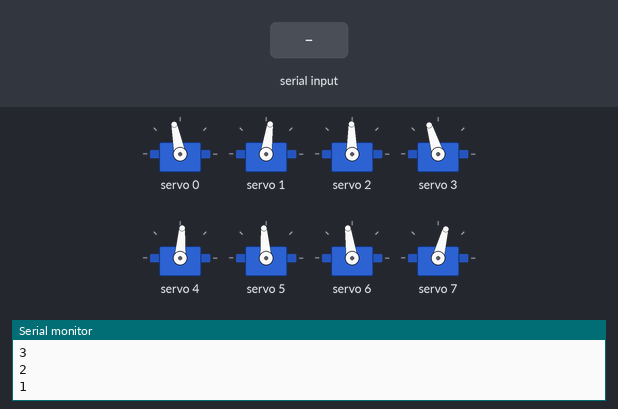
A sketch run on a simulated ESP32. Parts: 8 × servo, the last lines printed to the serial monitor. Inputs (shaded band) come from the test bench.

Above: at 12.2 s.
12.3 s: "2" received over Serial
At 13.37 s:
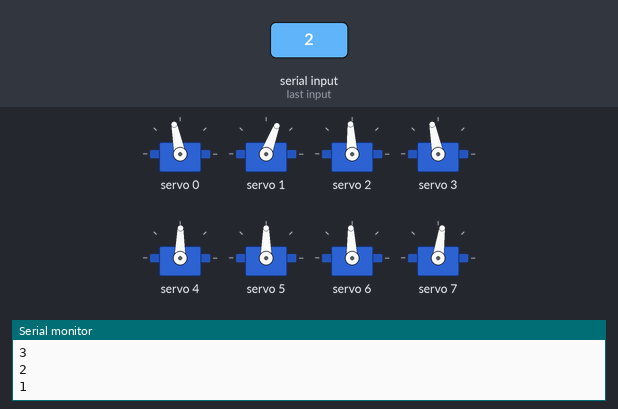
15.3 s: "1" received over Serial
18.3 s: "0" received over Serial
At 19.4 s:
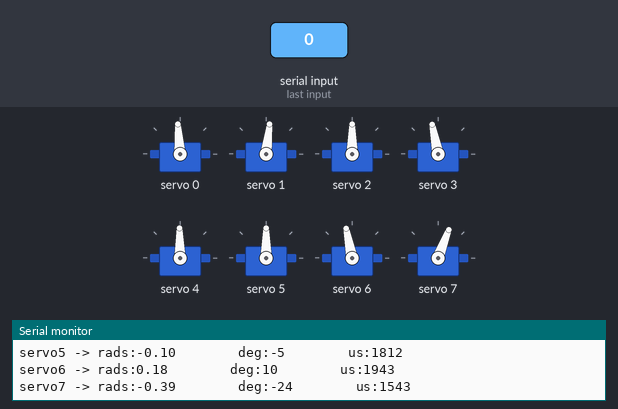
Timing chart, 0 to 21.3 s (numbered marks = the images above; inputs shaded):
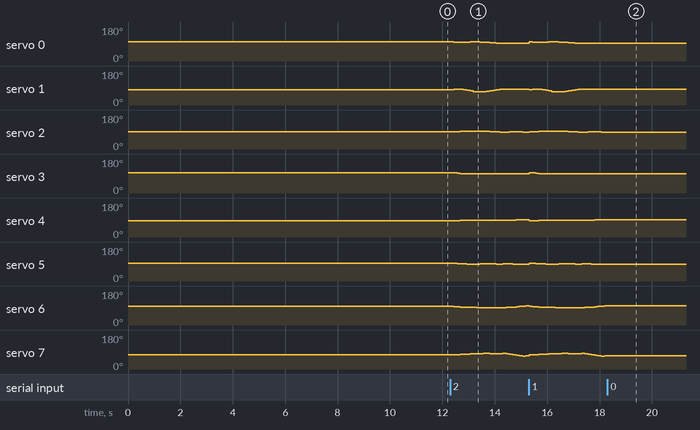

The sketch:

2D_SS_lift_40.ino
```cpp
// HOW TO:
// ------------------------------
// Serial input = 2 -> Steps through gait sequence once and stops at the end.
// Serial input = 1 -> Steps through gait sequence in a loop.
// Serial input = 0 -> Stops infinite loop at the node where it is at that moment

//Gait template
#include <Wire.h>
#include <Adafruit_PWMServoDriver.h>

Adafruit_PWMServoDriver pca9685 = Adafruit_PWMServoDriver();

#define SERVO_FREQ 300
#define SER0 0 //Hip 1
#define SER1 1 //Knee 1
#define SER2 2 //Hip 2
#define SER3 3 //Knee 2
#define SER4 4 //Hip 3
#define SER5 5 //Knee 3
#define SER6 6 //Hip 4
#define SER7 7 //Knee 4

// Insert servo angles here:
// For 3D gaits, these angles are obtained from linearisation.py
// For 2D gaits, these angles are obtained from 2D_trajectory_reader.py
float SS_servo0[] = {-0.18160258, -0.16336896, -0.15228846, -0.14815912, -0.15488968, -0.16667048, -0.17805836, -0.1865724 , -0.18584099, -0.17364615, -0.15246972, -0.12371407, -0.09054528, -0.05513506, -0.02137147, -0.00412852, -0.00100327, -0.00349274, -0.00790118, -0.01159637, -0.0138152 , -0.01544755, -0.02094055, -0.03062243, -0.04356745, -0.05639576, -0.06823504, -0.07952678, -0.08770502, -0.08835602, -0.08148807, -0.06931293, -0.0608375 , -0.05806813, -0.05632488, -0.057133, -0.05805432, -0.05897564, -0.05989695, -0.06107532, -0.06884572, -0.07661613, -0.08438654, -0.09254415, -0.09588006, -0.10172606, -0.10767531, -0.12209132, -0.13492443, -0.14107251, -0.14045789, -0.13542155, -0.12824627, -0.12187673, -0.12041023, -0.12248279, -0.12572501, -0.12555663, -0.12800129, -0.13090096, -0.1376827 , -0.14552061, -0.15620261, -0.17341767};
float SS_servo1[] = {0.1508715 , 0.10778025, 0.08387534, 0.09256769, 0.14845017, 0.22944068, 0.31349508, 0.39020357, 0.44339306, 0.45245745, 0.43513638, 0.38365979, 0.31103284, 0.23204018, 0.15833055, 0.117556  , 0.1041514 , 0.09930862, 0.10239819, 0.10411303, 0.10358068, 0.10034586, 0.10418547, 0.11776537, 0.13710111, 0.1559923 , 0.17298075, 0.18612364, 0.1921884 , 0.18764174, 0.16453727, 0.13017972, 0.10667522, 0.09301792, 0.08327924, 0.07913214, 0.07523312, 0.0713341 , 0.06743507, 0.06406412, 0.07423551, 0.0844069 , 0.09457829, 0.10554348, 0.10685491, 0.11303812, 0.12000808, 0.14435928, 0.16679884, 0.17267818, 0.16271981, 0.14757089, 0.12818153, 0.11084482, 0.10248843, 0.10162255, 0.10183578, 0.09499622, 0.09338261, 0.09256072, 0.09849381, 0.10489672, 0.11355433, 0.14033708};
float SS_servo2[] = {-0.09868057, -0.08681157, -0.06986857, -0.05360028, -0.04637416, -0.04501946, -0.0478496 , -0.05415157, -0.05555057, -0.0617537 , -0.06291793, -0.06926151, -0.07402779, -0.08847305, -0.10058664, -0.10691541, -0.10737264, -0.1053871 , -0.09970789, -0.09677077, -0.09764169, -0.10128336, -0.10508316, -0.1076013 , -0.10905361, -0.11212426, -0.11790012, -0.12317654, -0.12734844, -0.12932864, -0.13814597, -0.14516174, -0.14564339, -0.14238631, -0.13869759, -0.13796158, -0.13735658, -0.13675158, -0.13614658, -0.13561295, -0.13690987, -0.13820679, -0.1395037 , -0.13917024, -0.12878049, -0.10509817, -0.07371907, -0.03598336,  0.00154526,  0.01994243,  0.02363736,  0.02305381,  0.0187129 ,  0.01487274,  0.01124438,  0.00783052,  0.00200701, -0.0087524 , -0.01921076, -0.0297634 , -0.0411203 , -0.05392488, -0.07037793, -0.08798307};
float SS_servo3[] = {0.2585462 , 0.22797628, 0.179856  , 0.13670963, 0.11237675, 0.10040055, 0.09680034, 0.09906293, 0.09611341, 0.0994877 , 0.09649192, 0.10090689, 0.10351665, 0.12629194, 0.14604813, 0.15322673, 0.14713383, 0.13327523, 0.11595084, 0.10421466, 0.10093116, 0.10175515, 0.10217428, 0.101233  , 0.09725289, 0.09629831, 0.10092569, 0.10183939, 0.09975473, 0.0978722 , 0.10647826, 0.1109338 , 0.10559391, 0.09454725, 0.08774897, 0.10939426, 0.13230149, 0.15520872, 0.17811595, 0.20206613, 0.25276305, 0.30345998, 0.3541569 , 0.40273658, 0.41953688, 0.38759646, 0.328182  , 0.2458248 , 0.16535706, 0.12122838, 0.10489902, 0.10106336, 0.10492309, 0.10824295, 0.11021868, 0.11209647, 0.11754039, 0.1329563 , 0.14765185, 0.16240879, 0.17768947, 0.19426809, 0.2148025 , 0.24270431};
float SS_servo4[] = { 0.20167577,  0.18825539,  0.17046753,  0.15591928,  0.14597503,  0.13879611,  0.13359228,  0.12863174,  0.12580789,  0.12560148,  0.12752709,  0.1267323 ,  0.1236949 ,  0.11492586,  0.1051314 ,  0.10105535,  0.10324935,  0.1014246 ,  0.09384766,  0.08749483,  0.08436103,  0.080061  ,  0.07594534,  0.07407928,  0.0720189 ,  0.07422657,  0.08467118,  0.0956641 ,  0.10138161,  0.10148495,  0.09566661,  0.08761562,  0.07825905,  0.0694589 ,  0.06299143,  0.0556308 ,  0.04823054,  0.04083028,  0.03343003,  0.02612003,  0.02112484,  0.01612965,  0.01113447,  0.00722993,  0.00481596,  0.00270624, -0.00086406, -0.00237578, -0.00539335, -0.0060073 ,  0.00072562,  0.02538384,  0.05859532,  0.09647374,  0.12959852,  0.15394117,  0.17022546,  0.18009159,  0.18459889,  0.18821001,  0.18417499,  0.17751316,  0.17331222,  0.1909904 };
float SS_servo5[] = {-0.1809814 , -0.16042854, -0.13823808, -0.1189695 , -0.10854065, -0.10326087, -0.10206789, -0.10255355, -0.10261813, -0.11137096, -0.12056756, -0.12734286, -0.12819601, -0.11692661, -0.10191935, -0.09931683, -0.11074033, -0.11687059, -0.10737127, -0.10034167, -0.09907365, -0.09691349, -0.09588968, -0.09818486, -0.1009373 , -0.11258032, -0.14079031, -0.17279725, -0.19489337, -0.20095214, -0.19830412, -0.19164239, -0.17897637, -0.16918543, -0.16230634, -0.15314388, -0.1438801 , -0.13461633, -0.12535256, -0.11626407, -0.11167054, -0.10707702, -0.1024835 , -0.10007066, -0.10057882, -0.1019346 , -0.09975479, -0.10146241, -0.09880254, -0.10412828, -0.12662296, -0.18189477, -0.25516298, -0.33732441, -0.39966698, -0.4262916 , -0.42329273, -0.39568596, -0.35042412, -0.30247719, -0.23162119, -0.15481402, -0.11019218, -0.15361988};
float SS_servo6[] = { 0.12267966,  0.10810825,  0.0899602 ,  0.07398454,  0.05927363,  0.04560891,  0.03259643,  0.01972784,  0.00837437, -0.00449621, -0.01480087, -0.01998747, -0.02028905, -0.0067295 ,  0.00335169,  0.0067443 ,  0.00761352,  0.01910904,  0.04951479,  0.0822663 ,  0.1169156 ,  0.14956269,  0.17133641,  0.18183375,  0.18193084,  0.17471834,  0.16206278,  0.14399676,  0.13329935,  0.13330038,  0.13515557,  0.12932879,  0.12763648,  0.11999466,  0.1108916 ,  0.10780751,  0.10499046,  0.10217341,  0.09935636,  0.09662924,  0.09620823,  0.09578722,  0.09536621,  0.09418863,  0.09168438,  0.09372966,  0.09761136,  0.10329876,  0.10838885,  0.10919391,  0.10258602,  0.08831668,  0.0770975 ,  0.06907843,  0.06395109,  0.06116538,  0.05772593,  0.05478522,  0.05859074,  0.06369808,  0.07991248,  0.09766429,  0.11254118,  0.1220774 };
float SS_servo7[] = {-0.29348119, -0.27033217, -0.24712818, -0.22473885, -0.20450783, -0.18597215, -0.16886162, -0.15324516, -0.1359536 , -0.11899726, -0.10341269, -0.10132875, -0.10779257, -0.13779566, -0.14689368, -0.12941528, -0.10173452, -0.13113024, -0.19989482, -0.27340476, -0.3495538 , -0.41856656, -0.44799441, -0.43437192, -0.385717  , -0.30989682, -0.22390744, -0.13155633, -0.09923413, -0.10511648, -0.11123024, -0.10021644, -0.10310541, -0.09564705, -0.08335559, -0.08290457, -0.08297886, -0.08305316, -0.08312745, -0.08337635, -0.088103  , -0.09282965, -0.0975563 , -0.10069174, -0.10101638, -0.1107794 , -0.1236723 , -0.13992279, -0.15367543, -0.1618299 , -0.15718898, -0.13334183, -0.11558614, -0.10384414, -0.09887196, -0.098304  , -0.09770983, -0.09821868, -0.11250925, -0.12956986, -0.17026444, -0.21575846, -0.25895847, -0.28624036};

int node=0;
int first=0;
int input=0;
int end_time=0;
int time_step=120000;
int steps = sizeof(SS_servo0)/sizeof(SS_servo0[0]);
int one_print = 0;

// -------------------Joint configurations-------------------
int servo0=0;
int servo0_deg=0;
int servo1=0;
int servo1_deg=0;
int servo2=0;
int servo2_deg=0;
int servo3=0;
int servo3_deg=0;
int servo4=0;
int servo4_deg=0;
int servo5=0;
int servo5_deg=0;
int servo6=0;
int servo6_deg=0;
int servo7=0;
int servo7_deg=0;

void setup() {
  Serial.begin(115200);
  pca9685.begin();

  pca9685.setOscillatorFrequency(27000000); //Value between 24MHz and 27MHz, tuned for this setup
  pca9685.setPWMFreq(SERVO_FREQ);
  delay (1000);

  servo0_deg=SS_servo0[0]/3.14159265*180;
  servo0=map(servo0_deg,-38,90,2200,1030);
  servo1_deg=SS_servo1[0]/3.14159265*180;
  servo1=map(servo1_deg,-90,90,2600,950);
  servo2_deg=SS_servo2[0]/3.14159265*180;
  servo2=map(servo2_deg,-38,90,1510,2730);
  servo3_deg=SS_servo3[0]/3.14159265*180;
  servo3=map(servo3_deg,-90,90,1100,2700);
  servo4_deg=SS_servo4[0]/3.14159265*180;
  servo4=map(servo4_deg,-90,38,2700,1500);
  servo5_deg=SS_servo5[0]/3.14159265*180;
  servo5=map(servo5_deg,-90,90,2600,930);
  servo6_deg=SS_servo6[0]/3.14159265*180;
  servo6=map(servo6_deg,-90,38,850,2250);
  servo7_deg=SS_servo7[0]/3.14159265*180;
  servo7=map(servo7_deg,-90,90,920,2620);

  pca9685.setPWM(SER0,0,servo0);
  pca9685.setPWM(SER1,0,servo1);
  pca9685.setPWM(SER2,0,servo2);
  pca9685.setPWM(SER3,0,servo3);
  pca9685.setPWM(SER4,0,servo4);
  pca9685.setPWM(SER5,0,servo5);
  pca9685.setPWM(SER6,0,servo6);
  pca9685.setPWM(SER7,0,servo7);

  Serial.print("Node:");
  Serial.println(node);
  Serial.print("servo0 -> rads:");
  Serial.print(SS_servo0[node]);
  Serial.print("        deg:");
  Serial.print(servo0_deg);
  Serial.print("        us:");
  Serial.println(servo0);
  Serial.print("servo1 -> rads:");
  Serial.print(SS_servo1[node]);
  Serial.print("        deg:");
  Serial.print(servo1_deg);
  Serial.print("        us:");
  Serial.println(servo1);
  Serial.print("servo2 -> rads:");
  Serial.print(SS_servo2[node]);
  Serial.print("        deg:");
  Serial.print(servo2_deg);
  Serial.print("        us:");
  Serial.println(servo2);
  Serial.print("servo3 -> rads:");
  Serial.print(SS_servo3[node]);
  Serial.print("        deg:");
  Serial.print(servo3_deg);
  Serial.print("        us:");
  Serial.println(servo3);
  Serial.print("servo4 -> rads:");
  Serial.print(SS_servo4[node]);
  Serial.print("        deg:");
  Serial.print(servo4_deg);
  Serial.print("        us:");
  Serial.println(servo4);
  Serial.print("servo5 -> rads:");
  Serial.print(SS_servo5[node]);
  Serial.print("        deg:");
  Serial.print(servo5_deg);
  Serial.print("        us:");
  Serial.println(servo5);
  Serial.print("servo6 -> rads:");
  Serial.print(SS_servo6[node]);
  Serial.print("        deg:");
  Serial.print(servo6_deg);
  Serial.print("        us:");
  Serial.println(servo6);
  Serial.print("servo7 -> rads:");
  Serial.print(SS_servo7[node]);
  Serial.print("        deg:");
  Serial.print(servo7_deg);
  Serial.print("        us:");
  Serial.println(servo7);

  Serial.println("10");
  delay(1000);
  Serial.println("9");
  delay(1000);
  Serial.println("8");
  delay(1000);
  Serial.println("7");
  delay(1000);
  Serial.println("6");
  delay(1000);
  Serial.println("5");
  delay(1000);
  Serial.println("4");
  delay(1000);
  Serial.println("3");
  delay(1000);
  Serial.println("2");
  delay(1000);
  Serial.println("1");
  delay(1000);

}

void loop()
{
  if(Serial.available()>0)
  {
    first=Serial.read();
    if(first=='2')
    {
      input=2;
      node=0;
      one_print=1;
    }
    if(first=='1')
    {
      input=1;
      node=0;
      one_print=1;
    }
    if(first=='0')
    {
      input=0;
    }
  }
  if(input==1 or input==2)
  {
      if(esp_timer_get_time()>=end_time)
      {
        servo0_deg=SS_servo0[node]/3.14159265*180;
        servo0=map(servo0_deg,-38,90,2200,1030);
        servo1_deg=SS_servo1[node]/3.14159265*180;
        servo1=map(servo1_deg,-90,90,2600,950);
        servo2_deg=SS_servo2[node]/3.14159265*180;
        servo2=map(servo2_deg,-38,90,1510,2730);
        servo3_deg=SS_servo3[node]/3.14159265*180;
        servo3=map(servo3_deg,-90,90,1100,2700);
        servo4_deg=SS_servo4[node]/3.14159265*180;
        servo4=map(servo4_deg,-90,38,2700,1500);
        servo5_deg=SS_servo5[node]/3.14159265*180;
        servo5=map(servo5_deg,-90,90,2600,930);
        servo6_deg=SS_servo6[node]/3.14159265*180;
        servo6=map(servo6_deg,-90,38,850,2250);
        servo7_deg=SS_servo7[node]/3.14159265*180;
        servo7=map(servo7_deg,-90,90,920,2620);

        pca9685.setPWM(SER0,0,servo0);
        pca9685.setPWM(SER1,0,servo1);
        pca9685.setPWM(SER2,0,servo2);
        pca9685.setPWM(SER3,0,servo3);
        pca9685.setPWM(SER4,0,servo4);
        pca9685.setPWM(SER5,0,servo5);
        pca9685.setPWM(SER6,0,servo6);
        pca9685.setPWM(SER7,0,servo7);

        node+=1;
        if(node>=steps and input==1)
        {
          Serial.print("Input:");
          Serial.println(input);
          node=0;
        }
        if(node>=steps and input==2)
        {
          Serial.print("Input:");
          Serial.println(input);
          input=0;
        }
         end_time=esp_timer_get_time()+time_step;
      }
   }

  if(input == 0)
  {
        pca9685.setPWM(SER0,0,servo0);
        pca9685.setPWM(SER1,0,servo1);
        pca9685.setPWM(SER2,0,servo2);
        pca9685.setPWM(SER3,0,servo3);
        pca9685.setPWM(SER4,0,servo4);
        pca9685.setPWM(SER5,0,servo5);
        pca9685.setPWM(SER6,0,servo6);
        pca9685.setPWM(SER7,0,servo7);

        if(one_print==1)
        {
          Serial.print("Input:");
          Serial.println(input);
          Serial.print("Node:");
          Serial.println(node);
          Serial.print("servo0 -> rads:");
          Serial.print(SS_servo0[node]);
          Serial.print("        deg:");
          Serial.print(servo0_deg);
          Serial.print("        us:");
          Serial.println(servo0);
          Serial.print("servo1 -> rads:");
          Serial.print(SS_servo1[node]);
          Serial.print("        deg:");
          Serial.print(servo1_deg);
          Serial.print("        us:");
          Serial.println(servo1);
          Serial.print("servo2 -> rads:");
          Serial.print(SS_servo2[node]);
          Serial.print("        deg:");
          Serial.print(servo2_deg);
          Serial.print("        us:");
          Serial.println(servo2);
          Serial.print("servo3 -> rads:");
          Serial.print(SS_servo3[node]);
          Serial.print("        deg:");
          Serial.print(servo3_deg);
          Serial.print("        us:");
          Serial.println(servo3);
          Serial.print("servo4 -> rads:");
          Serial.print(SS_servo4[node]);
          Serial.print("        deg:");
          Serial.print(servo4_deg);
          Serial.print("        us:");
          Serial.println(servo4);
          Serial.print("servo5 -> rads:");
          Serial.print(SS_servo5[node]);
          Serial.print("        deg:");
          Serial.print(servo5_deg);
          Serial.print("        us:");
          Serial.println(servo5);
          Serial.print("servo6 -> rads:");
          Serial.print(SS_servo6[node]);
          Serial.print("        deg:");
          Serial.print(servo6_deg);
          Serial.print("        us:");
          Serial.println(servo6);
          Serial.print("servo7 -> rads:");
          Serial.print(SS_servo7[node]);
          Serial.print("        deg:");
          Serial.print(servo7_deg);
          Serial.print("        us:");
          Serial.println(servo7);
          one_print=0;
        }

  }
}
```

Measured:
- after the input at 18.3 s, servo 0: stops changing and stays 94°; servo 1: stops changing and stays 83°; servo 2, servo 5: stops changing and stays 90°; servo 3, servo 6: stops changing and stays 101°; servo 4: stops changing and stays 91°
